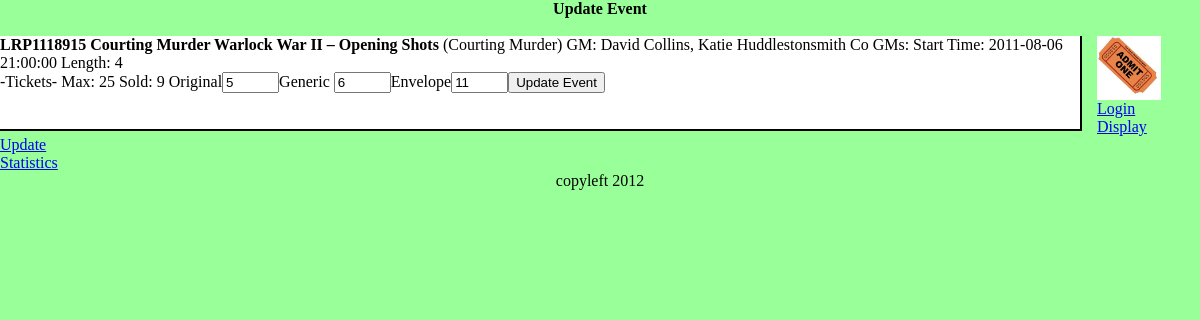
The page /gctest/HOLD_update_event.php on the database its author committed.
### tables this page shows
CREATE TABLE IF NOT EXISTS `events` (
  `id` int(11) NOT NULL AUTO_INCREMENT,
  `gc_id` varchar(10) NOT NULL COMMENT 'typically ''RPG9999999''',
  `title` varchar(100) NOT NULL,
  `game_system` varchar(40) NOT NULL,
  `gm` varchar(50) NOT NULL,
  `co_gm` varchar(100) DEFAULT NULL,
  `start` datetime NOT NULL,
  `hours` smallint(4) unsigned NOT NULL DEFAULT '4',
  `min` smallint(4) unsigned NOT NULL,
  `max` smallint(4) unsigned NOT NULL,
  `prereg_avail` smallint(4) unsigned NOT NULL,
  `original` smallint(4) unsigned DEFAULT NULL,
  `generic` smallint(4) unsigned DEFAULT NULL,
  `turnin` smallint(4) unsigned DEFAULT NULL,
  PRIMARY KEY (`id`)
);

### gctest/HOLD_update_event.php (called while the page is built, shortened)
<?php
if($_SERVER['REQUEST_METHOD'] == 'GET') {
    $gc_id=htmlentities($_GET['gc_id']);
}
if (empty($gc_id)) {
    $query="SELECT * FROM events";
    $result=mysql_query($query);
}
else {
    $query="SELECT * FROM events WHERE gc_id='$gc_id'";
    $result=mysql_query($query);
}
include("dis_event.php");
?>

### gctest/load_event.php (called while the page is built, shortened)
<?php
$gc_id  =mysql_result($result,$i,"gc_id");
$title  =mysql_result($result,$i,"title");
$gm     =mysql_result($result,$i,"gm");
$game_system =mysql_result($result,$i,"game_system");
$start  =mysql_result($result,$i,"start");
$hours  =mysql_result($result,$i,"hours");
$max        =mysql_result($result,$i,"max");
$prereg_avail     =mysql_result($result,$i,"prereg_avail");
$prereg     = $max - $prereg_avail;
$original     =mysql_result($result,$i,"original");
$generic    =mysql_result($result,$i,"generic");
$turnin     =mysql_result($result,$i,"turnin");
?>

### gctest/dis_event.php (the view, shortened to what this page needs)
<?php
    include("load_event.php");
    echo '<form action="update_events.php"method="post">';
    echo "<b>$gc_id $title</b> ($game_system) ";
    echo "GM: $gm Co GMs: $co_gm Start Time: $start Length: $hours<br>";
    echo "-Tickets- Max: $max Sold: $prereg ";
    echo 'Original<input type="text" name="Original" size="4" value="' . $original . '"/>';
    echo 'Generic <input type="text" name="Generic"  size="4" value="' . $generic . '"/>';
    echo 'Envelope<input type="text" name="Envelope" size="4" value="' . $turnin . '"/>';
    echo         '<input name="update_event" type="submit" value="Update Event"/>';
    echo "</form>";
?>

### rows shown on the page
events: gc "LRP1118915", title "Courting Murder Warlock War II – Opening Shots", game_system "Courting Murder", gm "David Collins, Katie Huddlestonsmith", start "2011-08-06 21:00:00", hours "4", max "25", prereg "9", Original "5", Generic "6", Envelope "11"
